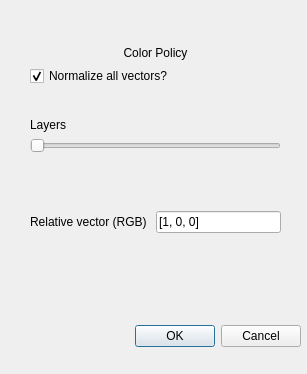
<?xml version="1.0" encoding="UTF-8"?>
<ui version="4.0">
 <class>Dialog</class>
 <widget class="QDialog" name="Dialog">
  <property name="geometry">
   <rect>
    <x>0</x>
    <y>0</y>
    <width>307</width>
    <height>374</height>
   </rect>
  </property>
  <property name="windowTitle">
   <string>Dialog</string>
  </property>
  <widget class="QDialogButtonBox" name="buttonBox">
   <property name="geometry">
    <rect>
     <x>-40</x>
     <y>320</y>
     <width>341</width>
     <height>32</height>
    </rect>
   </property>
   <property name="orientation">
    <enum>Qt::Horizontal</enum>
   </property>
   <property name="standardButtons">
    <set>QDialogButtonBox::Cancel|QDialogButtonBox::Ok</set>
   </property>
  </widget>
  <widget class="QWidget" name="formLayoutWidget">
   <property name="geometry">
    <rect>
     <x>30</x>
     <y>20</y>
     <width>251</width>
     <height>281</height>
    </rect>
   </property>
   <layout class="QFormLayout" name="formLayout">
    <property name="fieldGrowthPolicy">
     <enum>QFormLayout::AllNonFixedFieldsGrow</enum>
    </property>
    <item row="0" column="0" colspan="2">
     <spacer name="horizontalSpacer_2">
      <property name="orientation">
       <enum>Qt::Horizontal</enum>
      </property>
      <property name="sizeHint" stdset="0">
       <size>
        <width>40</width>
        <height>20</height>
       </size>
      </property>
     </spacer>
    </item>
    <item row="1" column="0" colspan="2">
     <widget class="QLabel" name="label_2">
      <property name="text">
       <string>Color Policy</string>
      </property>
      <property name="alignment">
       <set>Qt::AlignCenter</set>
      </property>
     </widget>
    </item>
    <item row="2" column="0" colspan="2">
     <widget class="QCheckBox" name="checkBox_5">
      <property name="text">
       <string>Normalize all vectors?</string>
      </property>
      <property name="checked">
       <bool>true</bool>
      </property>
     </widget>
    </item>
    <item row="3" column="0" colspan="2">
     <spacer name="horizontalSpacer_3">
      <property name="orientation">
       <enum>Qt::Horizontal</enum>
      </property>
      <property name="sizeHint" stdset="0">
       <size>
        <width>40</width>
        <height>20</height>
       </size>
      </property>
     </spacer>
    </item>
    <item row="4" column="0">
     <widget class="QLabel" name="label_3">
      <property name="text">
       <string>Layers</string>
      </property>
      <property name="alignment">
       <set>Qt::AlignCenter</set>
      </property>
     </widget>
    </item>
    <item row="5" column="0" colspan="2">
     <widget class="QSlider" name="horizontalSlider_2">
      <property name="enabled">
       <bool>false</bool>
      </property>
      <property name="orientation">
       <enum>Qt::Horizontal</enum>
      </property>
     </widget>
    </item>
    <item row="7" column="0" colspan="2">
     <spacer name="horizontalSpacer_4">
      <property name="orientation">
       <enum>Qt::Horizontal</enum>
      </property>
      <property name="sizeHint" stdset="0">
       <size>
        <width>40</width>
        <height>20</height>
       </size>
      </property>
     </spacer>
    </item>
    <item row="8" column="0" colspan="2">
     <spacer name="horizontalSpacer_5">
      <property name="orientation">
       <enum>Qt::Horizontal</enum>
      </property>
      <property name="sizeHint" stdset="0">
       <size>
        <width>40</width>
        <height>20</height>
       </size>
      </property>
     </spacer>
    </item>
    <item row="9" column="1">
     <widget class="QLineEdit" name="lineEdit">
      <property name="text">
       <string>[1, 0, 0]</string>
      </property>
     </widget>
    </item>
    <item row="9" column="0">
     <widget class="QLabel" name="label_4">
      <property name="text">
       <string>Relative vector (RGB) </string>
      </property>
      <property name="alignment">
       <set>Qt::AlignCenter</set>
      </property>
     </widget>
    </item>
   </layout>
  </widget>
 </widget>
 <resources/>
 <connections>
  <connection>
   <sender>buttonBox</sender>
   <signal>accepted()</signal>
   <receiver>Dialog</receiver>
   <slot>accept()</slot>
   <hints>
    <hint type="sourcelabel">
     <x>248</x>
     <y>254</y>
    </hint>
    <hint type="destinationlabel">
     <x>157</x>
     <y>274</y>
    </hint>
   </hints>
  </connection>
  <connection>
   <sender>buttonBox</sender>
   <signal>rejected()</signal>
   <receiver>Dialog</receiver>
   <slot>reject()</slot>
   <hints>
    <hint type="sourcelabel">
     <x>316</x>
     <y>260</y>
    </hint>
    <hint type="destinationlabel">
     <x>286</x>
     <y>274</y>
    </hint>
   </hints>
  </connection>
 </connections>
</ui>
